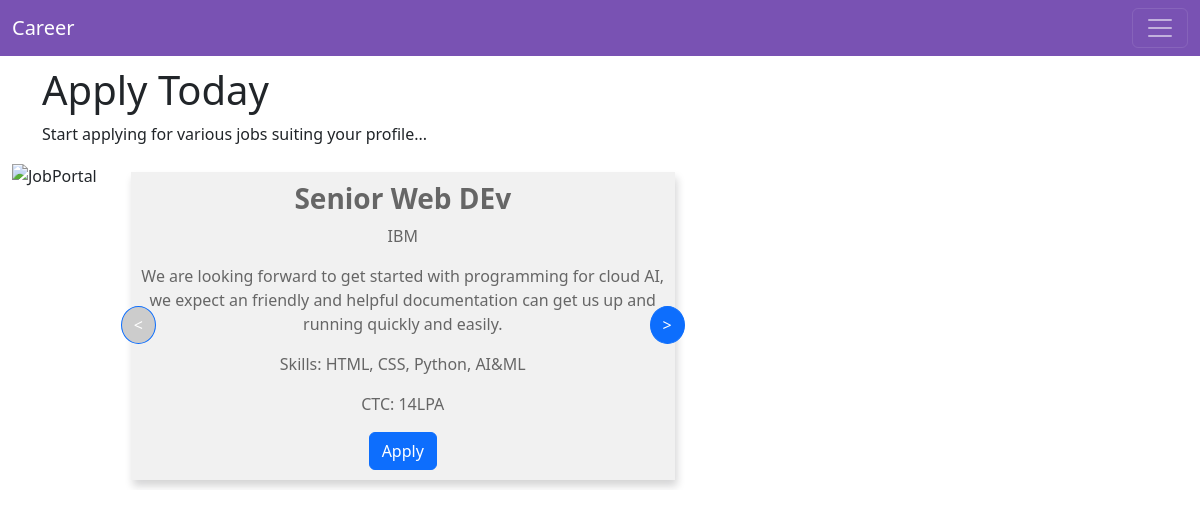
/career.php, run on the app's committed database.
### tables this page shows
CREATE TABLE `jobposts` (
  `id` int(11) NOT NULL,
  `companyname` varchar(50) NOT NULL,
  `position` varchar(50) NOT NULL,
  `description` varchar(200) NOT NULL,
  `skills` varchar(50) NOT NULL,
  `ctc` varchar(50) NOT NULL
);

### career.php (the view, shortened to what this page needs)
<?php include 'config.php'?>
<!DOCTYPE html>
<html lang="en">
<head>
    <link href="https://cdn.jsdelivr.net/npm/bootstrap@5.0.2/dist/css/bootstrap.min.css" rel="stylesheet">
    <link href="assets/styles/css/bootstrap.min.css" rel="stylesheet">
</head>
<nav class="navbar navbar-dark" aria-label="NavBar">
    <div class="container-fluid">
      <a class="navbar-brand" href="">Career</a>
      <button class="navbar-toggler" type="button" data-bs-toggle="collapse" data-bs-target="#navbarsExample01" aria-controls="navbarsExample01" aria-expanded="false" aria-label="Toggle navigation">
        <span class="navbar-toggler-icon"></span>
      </button>
    </div>
  </nav>
<body>
<div class="jumbotron jumbotron-fluid">
    <div class="container">
        <h1>Apply Today</h1>
        <p>Start applying for various jobs suiting your profile...</p>
    </div>
</div>
<div class="container-fluid row">
    <div class="col-sm-6">
        <div>
           <img src="/assets/images/portalimg.jpg" alt="JobPortal" width=100% class="">
        </div>
    </div>
<div class="mycol">
<div class="slidecards">
    <?php
    $sql = "SELECT * FROM jobposts";
    $result = mysqli_query($conn, $sql);
    if($result->num_rows>0){
        echo "<div class='MultiCarousel' data-items='1,3,5,1' data-slide='1' id='MultiCarousel'  data-interval='1000'>
        <div class='MultiCarousel-inner'>";
    while($row = mysqli_fetch_assoc($result)){
      echo "<div class='item'>
                <div class='pad15'>
                    <h3 ><b>". $row['position'] . "</b></h3>
                    <p>". $row['companyname'] . "</p>
                    <p>". $row['description'] . "</p>
                    <p>Skills: ". $row['skills'] . "</p>
                    <p>CTC: ". $row['ctc'] . "</p>
                    <button type='button' class='btn btn-primary' data-bs-toggle='modal' data-bs-target='#exampleModal' data-bs-whatever='VISHAL'>Apply</button>
                </div>
            </div>";
    }
echo "</div>
<button class='btn btn-primary leftLst'><</button>
<button class='btn btn-primary rightLst'>></button></div>";
}
?>
</body>
</html>

### career.php (style rules this page uses)
body { padding-bottom: 20px; }
.navbar { background-color: #7952b3; margin-bottom: 10px; }
.col-sm-6 { flex:0 0 auto;width:auto }
.MultiCarousel { float: left; overflow: hidden; padding: auto; width: 100%; position:relative; }
.MultiCarousel .MultiCarousel-inner { transition: 1s ease all; float: left; }
.MultiCarousel .MultiCarousel-inner .item { float: left; }
.MultiCarousel .MultiCarousel-inner .item > div { text-align: center; padding:10px; margin:10px; background:#f1f1f1; color:#666; }
.MultiCarousel .leftLst, .MultiCarousel .rightLst { position:absolute; border-radius:50%;top:calc(50% - 20px); }
.MultiCarousel .leftLst { left:0; }
.MultiCarousel .rightLst { right:0; }
.MultiCarousel .leftLst.over, .MultiCarousel .rightLst.over { pointer-events: none; background:#ccc; }
.pad15 { margin: 0 0.5em; box-shadow: 2px 6px 8px 0 rgba(22, 22, 26, 0.18); border: none; border-radius: 0; }
.mycol { flex:0 0 auto;height:auto; width:50% }

### data on the page
jobposts: position "Senior Web DEv", companyname "IBM", description "We are looking forward to get started with programming for cloud AI, we expect an friendly and helpful documentation can get us up and running quickly and easily.", skills "HTML, CSS, Python, AI&ML", ctc "14LPA"
